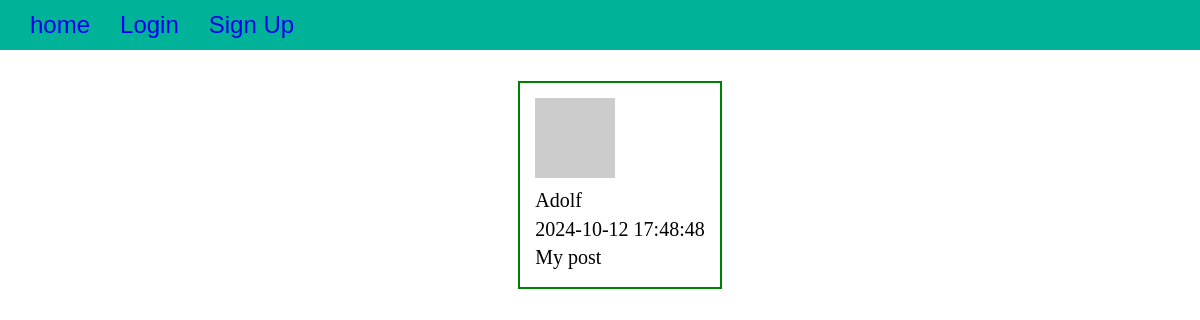
/post/1, run on the app's committed database.
### main.py (models this page shows, shortened)
class Post(db.Model):
    __tablename__ = 'posts'
    id = db.Column(db.Integer, primary_key=True)
    body = db.Column(db.Text)
    timestamp = db.Column(db.DateTime, index=True, default=datetime.now)
    author_id = db.Column(db.Integer, db.ForeignKey('users.id'))

class User(UserMixin, db.Model):
    __tablename__ = 'users'
    id = db.Column(db.Integer, primary_key=True)
    email = db.Column(db.String(64), unique=True, index=True)
    name = db.Column(db.String(64), unique=True, nullable=False)
    location = db.Column(db.String(64))
    about_me = db.Column(db.Text)
    member_since = db.Column(db.DateTime(), default=datetime.now)
    last_seen = db.Column(db.DateTime(), default=datetime.now)
    password_hash = db.Column(db.String(128))
    confirmed = db.Column(db.Boolean, default=False)
    avatar_hash = db.Column(db.String(32))
    followed = db.relationship('Follow', foreign_keys=[Follow.follower_id], backref=db.backref('follower', lazy='joined'),
                               lazy='dynamic', cascade='all, delete-orphan')
    follower = db.relationship('Follow', foreign_keys=[Follow.followed_id], backref=db.backref('followed', lazy='joined'),
                               lazy='dynamic', cascade='all, delete-orphan')
    posts = db.relationship('Post', backref='author', lazy='dynamic')
    comments = db.relationship('Comment', backref='user', lazy='dynamic')
    role_id = db.Column(db.Integer, db.ForeignKey('roles.id'))
    @property
    def password(self):
        raise AttributeError('password is not a readable attribute')
    def gravatar_hash(self):
        return hashlib.md5(self.email.lower().encode('utf-8')).hexdigest()
    def gravatar(self, size=100, default='identicon', rating='g'):
        if request.is_secure:
            url = 'https://secure.gravatar.com/avatar'
        else:
            url = 'http://www.gravatar.com/avatar'
        hash = self.avatar_hash or self.gravatar_hash()
        return f'{url}/{hash}?s={size}&d={default}&r={rating}'

### main.py (the view)
@app.route('/post/<int:id>')
def post(id):
    post = Post.query.get_or_404(id)
    return render_template('one_post.html', posts=[post])

### templates/one_post.html (shortened to what this page needs)
{% extends "home.html" %}
{% block one_post %}
{% for post in posts %}
<ul class="posts">
    {% for post in posts %}
    <li class="post">
        <div class="profile-thumbnail">
            <a href="{{ url_for('.user', username=post.author.name) }}">
                <img class="img-rounded profile-thumbnail"
                     src="{{ post.author.gravatar(size=60) }}">
            </a>
            <div>{{ post.author.name }}</div>
        </div>
        <div class="post-date">
            {{ post.timestamp.strftime('%Y-%m-%d %H:%M:%S') }}
        </div>
        <div class="post-body">{{ post.body }}</div>
    </li>
    {% else %}
    <li>No posts available.</li>
    {% endfor %}
</ul>
{% endfor %}
{% endblock %}

### static/main.css (style rules this page uses)
body { margin: 0; margin: 0; display: flex; flex-direction: column; align-items: center; }
ul { list-style: none; }
.header_list, li { padding: 15px; }
header, li, a { text-decoration: none; }
.post { font-size: 20px; line-height: 1.8rem; border: 2px solid green; margin-top: 15px; }
.post a { width: 100%; }

### data on the page
Post: author.name "Adolf", timestamp "2024-10-12 17:48:48", body "My post"
